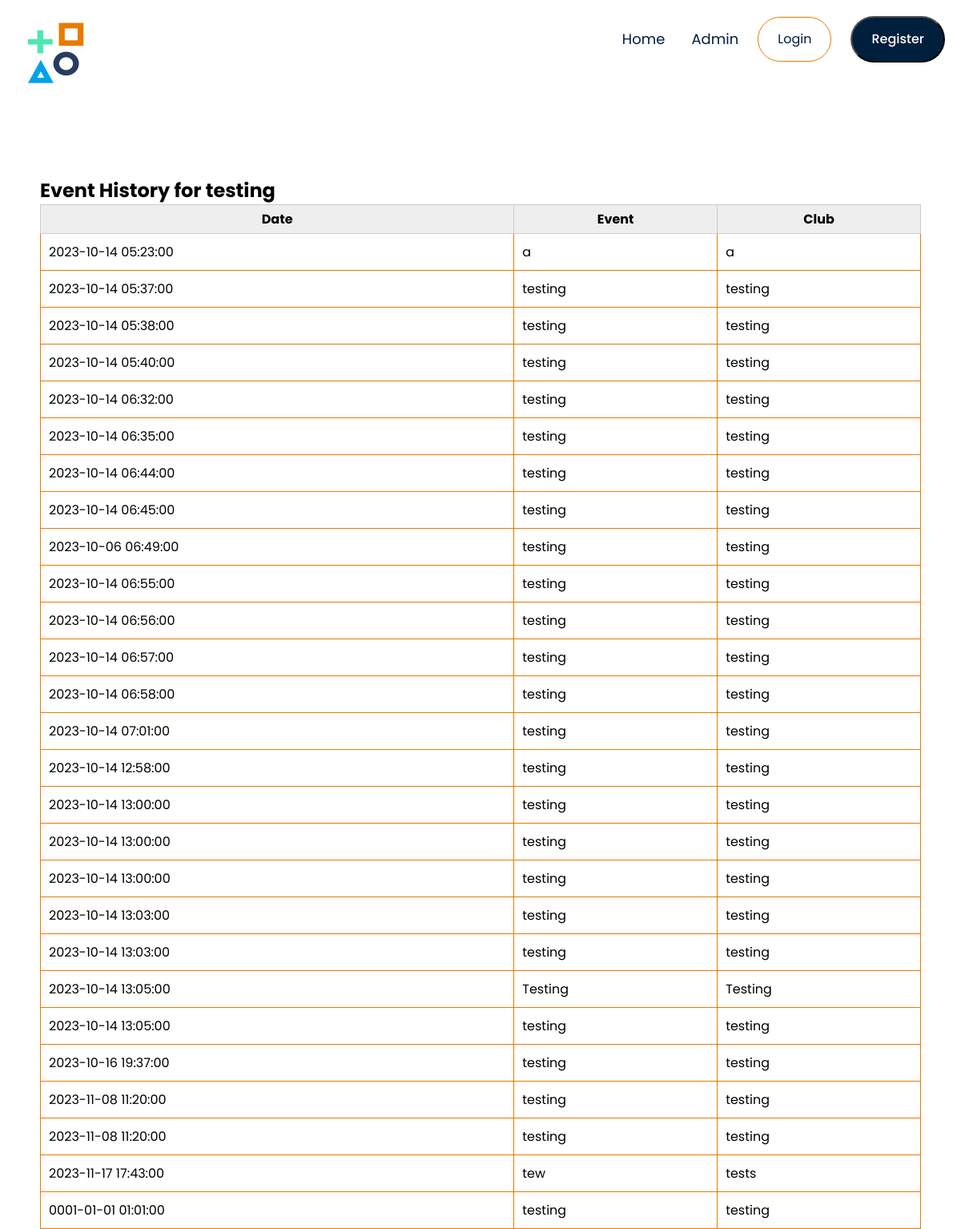
/Event/Private/view_event_history.php?id=15, run on the app's committed database.
### tables this page shows
CREATE TABLE `users` (
  `id` int(255) NOT NULL,
  `user_role_id` int(255) DEFAULT NULL,
  `username` varchar(255) NOT NULL,
  `email` varchar(255) NOT NULL,
  `password` varchar(255) NOT NULL,
  `points` int(255) NOT NULL DEFAULT 0,
  `gender` varchar(255) DEFAULT NULL
);

CREATE TABLE `events` (
  `id` int(11) NOT NULL,
  `username` varchar(255) NOT NULL,
  `event` varchar(255) NOT NULL,
  `club` varchar(255) NOT NULL,
  `datetime` datetime NOT NULL
);

### Event/Private/view_event_history.php (the view, shortened to what this page needs)
<?php
require_once('../Public/db_connect.php');
require_once('Part/header.php');
if (isset($_GET['id'])) {
    $user_id = $_GET['id'];
    $query = "SELECT username FROM users WHERE id = ?";
    $stmt = $conn->prepare($query);
    $stmt->bind_param("i", $user_id);
    $stmt->execute();
    $result = $stmt->get_result();
    $row = $result->fetch_assoc();
    $username = $row['username'];
    $eventHistoryQuery = "SELECT * FROM events WHERE username = ?";
    $eventHistoryStmt = $conn->prepare($eventHistoryQuery);
    $eventHistoryStmt->bind_param("s", $username);
    $eventHistoryStmt->execute();
    $eventHistoryResult = $eventHistoryStmt->get_result();
} else {
    die('Error: User ID not provided.');
}
?>
<!DOCTYPE html>
<html lang="en">
<head>
    <link rel="stylesheet" href="../Public/public.css">
    <link rel="stylesheet" href="https://stackpath.bootstrapcdn.com/font-awesome/4.7.0/css/font-awesome.min.css">
</head>
<body>
<div class="container">
        <section class="hero">
            <div class="container">
                <h2>Event History for <?php echo $username; ?></h2>
                <?php if ($eventHistoryResult->num_rows > 0) : ?>
                    <table>
                        <thead>
                            <tr>
                                <th>Date</th>
                                <th>Event</th>
                                <th>Club</th>
                            </tr>
                        </thead>
                        <tbody>
                            <?php while ($row = $eventHistoryResult->fetch_assoc()) : ?>
                                <tr>
                                    <td><?php echo $row['datetime']; ?></td>
                                    <td><?php echo $row['event']; ?></td>
                                    <td><?php echo $row['club']; ?></td>
                                </tr>
                            <?php endwhile; ?>
                        </tbody>
                    </table>
                <?php else : ?>
                    <p>No event history available.</p>
                <?php endif; ?>
            </div>
        </section>
    </div>
</body>
</html>

### Event/Public/public.css (style rules this page uses)
* { margin: 0; padding: 0; box-sizing: border-box; }
body { font-family: 'Poppins', sans-serif; }
.container { max-width: 1300px; margin: auto; padding: 25px; }
.hero { width: 100%; height: 800px; background-color:#FFF; position:relative; padding-top: 50px; }
.hero .container { height: 100%; position: relative; }
table { border-collapse: collapse; width: 100%; margin-bottom:25px; }
th, td { border: 1px solid #ccc; padding: 5px; }
th { background-color: #eee; }
.leaderboard th, td { padding: 10px; text-align: left; border: 1px solid #E87A00; }

### data on the page
users: username "testing"
events: datetime "2023-10-14 05:23:00", event "a", club "a"
events: datetime "2023-10-14 05:37:00", event "testing", club "testing"
events: datetime "2023-10-14 05:38:00", event "testing", club "testing"
events: datetime "2023-10-14 05:40:00", event "testing", club "testing"
events: datetime "2023-10-14 06:32:00", event "testing", club "testing"
events: datetime "2023-10-14 06:35:00", event "testing", club "testing"
events: datetime "2023-10-14 06:44:00", event "testing", club "testing"
events: datetime "2023-10-14 06:45:00", event "testing", club "testing"
events: datetime "2023-10-06 06:49:00", event "testing", club "testing"
events: datetime "2023-10-14 06:55:00", event "testing", club "testing"
events: datetime "2023-10-14 06:56:00", event "testing", club "testing"
events: datetime "2023-10-14 06:57:00", event "testing", club "testing"
events: datetime "2023-10-14 06:58:00", event "testing", club "testing"
events: datetime "2023-10-14 07:01:00", event "testing", club "testing"
events: datetime "2023-10-14 12:58:00", event "testing", club "testing"
events: datetime "2023-10-14 13:00:00", event "testing", club "testing"
events: datetime "2023-10-14 13:00:00", event "testing", club "testing"
events: datetime "2023-10-14 13:00:00", event "testing", club "testing"
events: datetime "2023-10-14 13:03:00", event "testing", club "testing"
events: datetime "2023-10-14 13:03:00", event "testing", club "testing"
events: datetime "2023-10-14 13:05:00", event "Testing", club "Testing"
events: datetime "2023-10-14 13:05:00", event "testing", club "testing"
events: datetime "2023-10-16 19:37:00", event "testing", club "testing"
events: datetime "2023-11-08 11:20:00", event "testing", club "testing"
events: datetime "2023-11-08 11:20:00", event "testing", club "testing"
events: datetime "2023-11-17 17:43:00", event "tew", club "tests"
events: datetime "0001-01-01 01:01:00", event "testing", club "testing"
